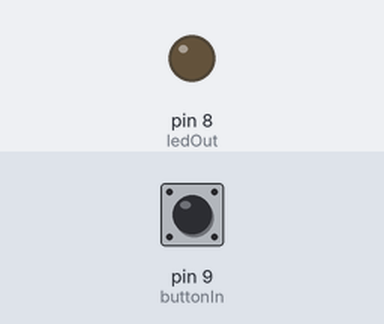
This sketch was run on a simulated Arduino Uno, built with avr-gcc and run on an emulated ATmega328P. On the bench: output pins drawn as LEDs (lit = HIGH). The inputs (shaded band) are chosen by the test bench; at power-on: pin 9 (buttonIn) LOW.

Above: at 2.8 s.
2.9 s: pin 9 (buttonIn) pulled HIGH for 1.2 s
At 3.9 s:
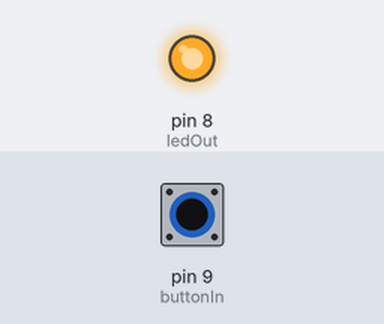
6.5 s: pin 9 (buttonIn) pulled HIGH for 3.2 s
At 10.5 s:
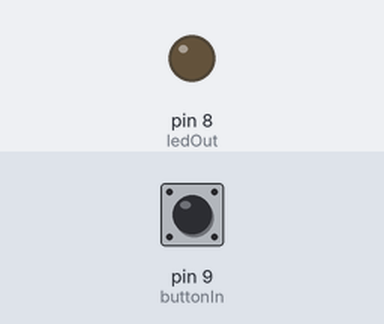
Timing chart, 0 to 12.0 s (numbered marks = the images above; inputs shaded):
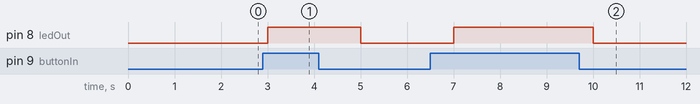

The sketch:

_5-1Button_pullup_LED_control.ino
```cpp
int ledOut=8;
int buttonIn=9;

void setup() {
  // put your setup code here, to run once:
  pinMode(ledOut, OUTPUT);
  pinMode(buttonIn,INPUT);
}

void loop() {
  // put your main code here, to run repeatedly:
  int buttonState=digitalRead(buttonIn);
  digitalWrite(ledOut, buttonState);
  Serial.println(buttonState);
  delay(1000);
}
```

Measured:
- after the input at 2.9 s, pin 8 (ledOut): LOW → HIGH after 0.10 s, → LOW 2.0 s later
- after the input at 6.5 s, pin 8 (ledOut): LOW → HIGH after 0.50 s, → LOW 3.0 s later
